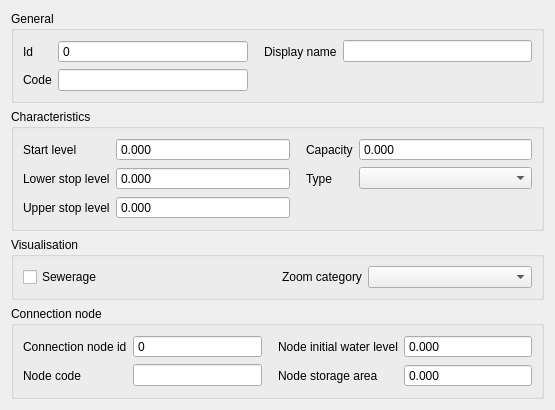
<?xml version="1.0" encoding="UTF-8"?>
<ui version="4.0">
 <class>PumpstationEditForm</class>
 <widget class="QDialog" name="PumpstationEditForm">
  <property name="geometry">
   <rect>
    <x>0</x>
    <y>0</y>
    <width>555</width>
    <height>377</height>
   </rect>
  </property>
  <property name="windowTitle">
   <string>Pumpstation without end node</string>
  </property>
  <layout class="QGridLayout" name="gridLayout">
   <item row="1" column="0">
    <widget class="QGroupBox" name="grp_characteristics">
     <property name="enabled">
      <bool>true</bool>
     </property>
     <property name="locale">
      <locale language="English" country="UnitedStates"/>
     </property>
     <property name="title">
      <string>Characteristics</string>
     </property>
     <layout class="QGridLayout" name="gridLayout_3">
      <item row="3" column="0">
       <widget class="QLabel" name="label_9">
        <property name="locale">
         <locale language="English" country="UnitedStates"/>
        </property>
        <property name="text">
         <string>Upper stop level</string>
        </property>
        <property name="alignment">
         <set>Qt::AlignLeading|Qt::AlignLeft|Qt::AlignVCenter</set>
        </property>
       </widget>
      </item>
      <item row="2" column="0">
       <widget class="QLabel" name="label_6">
        <property name="locale">
         <locale language="English" country="UnitedStates"/>
        </property>
        <property name="text">
         <string>Lower stop level</string>
        </property>
        <property name="alignment">
         <set>Qt::AlignLeading|Qt::AlignLeft|Qt::AlignVCenter</set>
        </property>
       </widget>
      </item>
      <item row="0" column="2">
       <widget class="QLabel" name="label_10">
        <property name="locale">
         <locale language="English" country="UnitedStates"/>
        </property>
        <property name="text">
         <string>Capacity</string>
        </property>
        <property name="alignment">
         <set>Qt::AlignLeading|Qt::AlignLeft|Qt::AlignVCenter</set>
        </property>
        <property name="indent">
         <number>10</number>
        </property>
       </widget>
      </item>
      <item row="2" column="2">
       <widget class="QLabel" name="label_11">
        <property name="locale">
         <locale language="English" country="UnitedStates"/>
        </property>
        <property name="text">
         <string>Type</string>
        </property>
        <property name="alignment">
         <set>Qt::AlignLeading|Qt::AlignLeft|Qt::AlignVCenter</set>
        </property>
        <property name="indent">
         <number>10</number>
        </property>
       </widget>
      </item>
      <item row="2" column="1">
       <widget class="QgsDoubleSpinBox" name="lower_stop_level">
        <property name="sizePolicy">
         <sizepolicy hsizetype="Expanding" vsizetype="Fixed">
          <horstretch>0</horstretch>
          <verstretch>0</verstretch>
         </sizepolicy>
        </property>
        <property name="locale">
         <locale language="English" country="UnitedStates"/>
        </property>
        <property name="buttonSymbols">
         <enum>QAbstractSpinBox::NoButtons</enum>
        </property>
        <property name="decimals">
         <number>3</number>
        </property>
        <property name="maximum">
         <double>1000000.000000000000000</double>
        </property>
        <property name="showClearButton" stdset="0">
         <bool>true</bool>
        </property>
        <property name="clearValue" stdset="0">
         <bool>true</bool>
        </property>
        <property name="expressionsEnabled" stdset="0">
         <bool>true</bool>
        </property>
       </widget>
      </item>
      <item row="3" column="1">
       <widget class="QgsDoubleSpinBox" name="upper_stop_level">
        <property name="sizePolicy">
         <sizepolicy hsizetype="Expanding" vsizetype="Fixed">
          <horstretch>0</horstretch>
          <verstretch>0</verstretch>
         </sizepolicy>
        </property>
        <property name="locale">
         <locale language="English" country="UnitedStates"/>
        </property>
        <property name="buttonSymbols">
         <enum>QAbstractSpinBox::NoButtons</enum>
        </property>
        <property name="decimals">
         <number>3</number>
        </property>
        <property name="maximum">
         <double>1000000.000000000000000</double>
        </property>
        <property name="showClearButton" stdset="0">
         <bool>true</bool>
        </property>
        <property name="clearValue" stdset="0">
         <bool>true</bool>
        </property>
        <property name="expressionsEnabled" stdset="0">
         <bool>true</bool>
        </property>
       </widget>
      </item>
      <item row="0" column="3">
       <widget class="QgsDoubleSpinBox" name="capacity">
        <property name="sizePolicy">
         <sizepolicy hsizetype="Expanding" vsizetype="Fixed">
          <horstretch>0</horstretch>
          <verstretch>0</verstretch>
         </sizepolicy>
        </property>
        <property name="locale">
         <locale language="English" country="UnitedStates"/>
        </property>
        <property name="inputMethodHints">
         <set>Qt::ImhNone</set>
        </property>
        <property name="buttonSymbols">
         <enum>QAbstractSpinBox::NoButtons</enum>
        </property>
        <property name="decimals">
         <number>3</number>
        </property>
        <property name="minimum">
         <double>-9999999999.000000000000000</double>
        </property>
        <property name="maximum">
         <double>9999999999.000000000000000</double>
        </property>
        <property name="showClearButton" stdset="0">
         <bool>true</bool>
        </property>
        <property name="clearValue" stdset="0">
         <bool>true</bool>
        </property>
        <property name="expressionsEnabled" stdset="0">
         <bool>true</bool>
        </property>
       </widget>
      </item>
      <item row="0" column="0">
       <widget class="QLabel" name="label_5">
        <property name="locale">
         <locale language="English" country="UnitedStates"/>
        </property>
        <property name="text">
         <string>Start level</string>
        </property>
        <property name="alignment">
         <set>Qt::AlignLeading|Qt::AlignLeft|Qt::AlignVCenter</set>
        </property>
       </widget>
      </item>
      <item row="0" column="1">
       <widget class="QgsDoubleSpinBox" name="start_level">
        <property name="sizePolicy">
         <sizepolicy hsizetype="Expanding" vsizetype="Fixed">
          <horstretch>0</horstretch>
          <verstretch>0</verstretch>
         </sizepolicy>
        </property>
        <property name="locale">
         <locale language="English" country="UnitedStates"/>
        </property>
        <property name="inputMethodHints">
         <set>Qt::ImhNone</set>
        </property>
        <property name="buttonSymbols">
         <enum>QAbstractSpinBox::NoButtons</enum>
        </property>
        <property name="decimals">
         <number>3</number>
        </property>
        <property name="minimum">
         <double>-9999999999.000000000000000</double>
        </property>
        <property name="maximum">
         <double>9999999999.000000000000000</double>
        </property>
        <property name="showClearButton" stdset="0">
         <bool>true</bool>
        </property>
        <property name="clearValue" stdset="0">
         <bool>true</bool>
        </property>
        <property name="expressionsEnabled" stdset="0">
         <bool>true</bool>
        </property>
       </widget>
      </item>
      <item row="2" column="3">
       <widget class="QComboBox" name="type">
        <property name="locale">
         <locale language="English" country="UnitedStates"/>
        </property>
       </widget>
      </item>
     </layout>
    </widget>
   </item>
   <item row="5" column="0">
    <spacer name="verticalSpacer">
     <property name="locale">
      <locale language="English" country="UnitedStates"/>
     </property>
     <property name="orientation">
      <enum>Qt::Vertical</enum>
     </property>
     <property name="sizeHint" stdset="0">
      <size>
       <width>20</width>
       <height>40</height>
      </size>
     </property>
    </spacer>
   </item>
   <item row="3" column="0">
    <widget class="QGroupBox" name="grp_conn_node">
     <property name="enabled">
      <bool>true</bool>
     </property>
     <property name="locale">
      <locale language="English" country="UnitedStates"/>
     </property>
     <property name="title">
      <string>Connection node</string>
     </property>
     <layout class="QGridLayout" name="gridLayout_4">
      <item row="0" column="2">
       <widget class="QLabel" name="label_13">
        <property name="locale">
         <locale language="English" country="UnitedStates"/>
        </property>
        <property name="text">
         <string>Node initial water level</string>
        </property>
        <property name="alignment">
         <set>Qt::AlignLeading|Qt::AlignLeft|Qt::AlignVCenter</set>
        </property>
        <property name="indent">
         <number>10</number>
        </property>
       </widget>
      </item>
      <item row="0" column="0">
       <widget class="QLabel" name="label_7">
        <property name="locale">
         <locale language="English" country="UnitedStates"/>
        </property>
        <property name="text">
         <string>Connection node id</string>
        </property>
        <property name="alignment">
         <set>Qt::AlignLeading|Qt::AlignLeft|Qt::AlignVCenter</set>
        </property>
       </widget>
      </item>
      <item row="1" column="0">
       <widget class="QLabel" name="label_8">
        <property name="locale">
         <locale language="English" country="UnitedStates"/>
        </property>
        <property name="text">
         <string>Node code</string>
        </property>
        <property name="alignment">
         <set>Qt::AlignLeading|Qt::AlignLeft|Qt::AlignVCenter</set>
        </property>
       </widget>
      </item>
      <item row="1" column="1">
       <widget class="QLineEdit" name="connection_node_code">
        <property name="sizePolicy">
         <sizepolicy hsizetype="Expanding" vsizetype="Fixed">
          <horstretch>0</horstretch>
          <verstretch>0</verstretch>
         </sizepolicy>
        </property>
        <property name="locale">
         <locale language="English" country="UnitedStates"/>
        </property>
        <property name="clearButtonEnabled">
         <bool>true</bool>
        </property>
       </widget>
      </item>
      <item row="1" column="2">
       <widget class="QLabel" name="label_14">
        <property name="locale">
         <locale language="English" country="UnitedStates"/>
        </property>
        <property name="text">
         <string>Node storage area</string>
        </property>
        <property name="alignment">
         <set>Qt::AlignLeading|Qt::AlignLeft|Qt::AlignVCenter</set>
        </property>
        <property name="indent">
         <number>10</number>
        </property>
       </widget>
      </item>
      <item row="0" column="1">
       <widget class="QgsSpinBox" name="connection_node_id">
        <property name="sizePolicy">
         <sizepolicy hsizetype="Expanding" vsizetype="Fixed">
          <horstretch>0</horstretch>
          <verstretch>0</verstretch>
         </sizepolicy>
        </property>
        <property name="locale">
         <locale language="English" country="UnitedStates"/>
        </property>
        <property name="readOnly">
         <bool>true</bool>
        </property>
        <property name="buttonSymbols">
         <enum>QAbstractSpinBox::NoButtons</enum>
        </property>
        <property name="maximum">
         <number>999999999</number>
        </property>
        <property name="showClearButton" stdset="0">
         <bool>true</bool>
        </property>
        <property name="clearValue" stdset="0">
         <bool>true</bool>
        </property>
        <property name="expressionsEnabled" stdset="0">
         <bool>false</bool>
        </property>
       </widget>
      </item>
      <item row="0" column="3">
       <widget class="QgsDoubleSpinBox" name="connection_node_initial_waterlevel">
        <property name="sizePolicy">
         <sizepolicy hsizetype="Expanding" vsizetype="Fixed">
          <horstretch>0</horstretch>
          <verstretch>0</verstretch>
         </sizepolicy>
        </property>
        <property name="locale">
         <locale language="English" country="UnitedStates"/>
        </property>
        <property name="inputMethodHints">
         <set>Qt::ImhNone</set>
        </property>
        <property name="buttonSymbols">
         <enum>QAbstractSpinBox::NoButtons</enum>
        </property>
        <property name="decimals">
         <number>3</number>
        </property>
        <property name="minimum">
         <double>-1000.000000000000000</double>
        </property>
        <property name="maximum">
         <double>1000000.000000000000000</double>
        </property>
        <property name="showClearButton" stdset="0">
         <bool>true</bool>
        </property>
        <property name="clearValue" stdset="0">
         <bool>true</bool>
        </property>
        <property name="expressionsEnabled" stdset="0">
         <bool>true</bool>
        </property>
       </widget>
      </item>
      <item row="1" column="3">
       <widget class="QgsDoubleSpinBox" name="connection_node_storage_area">
        <property name="sizePolicy">
         <sizepolicy hsizetype="Expanding" vsizetype="Fixed">
          <horstretch>0</horstretch>
          <verstretch>0</verstretch>
         </sizepolicy>
        </property>
        <property name="locale">
         <locale language="English" country="UnitedStates"/>
        </property>
        <property name="inputMethodHints">
         <set>Qt::ImhNone</set>
        </property>
        <property name="buttonSymbols">
         <enum>QAbstractSpinBox::NoButtons</enum>
        </property>
        <property name="decimals">
         <number>3</number>
        </property>
        <property name="maximum">
         <double>999999999.000000000000000</double>
        </property>
        <property name="clearValue" stdset="0">
         <bool>true</bool>
        </property>
       </widget>
      </item>
     </layout>
    </widget>
   </item>
   <item row="0" column="0">
    <widget class="QGroupBox" name="grp_general">
     <property name="enabled">
      <bool>true</bool>
     </property>
     <property name="locale">
      <locale language="English" country="UnitedStates"/>
     </property>
     <property name="title">
      <string>General</string>
     </property>
     <layout class="QGridLayout" name="gridLayout_2">
      <item row="0" column="2">
       <widget class="QLabel" name="label_2">
        <property name="locale">
         <locale language="English" country="UnitedStates"/>
        </property>
        <property name="text">
         <string>Display name</string>
        </property>
        <property name="alignment">
         <set>Qt::AlignLeading|Qt::AlignLeft|Qt::AlignVCenter</set>
        </property>
        <property name="indent">
         <number>10</number>
        </property>
       </widget>
      </item>
      <item row="0" column="3">
       <widget class="QLineEdit" name="display_name">
        <property name="sizePolicy">
         <sizepolicy hsizetype="Expanding" vsizetype="Fixed">
          <horstretch>0</horstretch>
          <verstretch>0</verstretch>
         </sizepolicy>
        </property>
        <property name="locale">
         <locale language="English" country="UnitedStates"/>
        </property>
        <property name="clearButtonEnabled">
         <bool>true</bool>
        </property>
       </widget>
      </item>
      <item row="0" column="0">
       <widget class="QLabel" name="label">
        <property name="locale">
         <locale language="English" country="UnitedStates"/>
        </property>
        <property name="text">
         <string>Id</string>
        </property>
        <property name="alignment">
         <set>Qt::AlignLeading|Qt::AlignLeft|Qt::AlignVCenter</set>
        </property>
       </widget>
      </item>
      <item row="1" column="0">
       <widget class="QLabel" name="label_3">
        <property name="locale">
         <locale language="English" country="UnitedStates"/>
        </property>
        <property name="text">
         <string>Code</string>
        </property>
        <property name="alignment">
         <set>Qt::AlignLeading|Qt::AlignLeft|Qt::AlignVCenter</set>
        </property>
       </widget>
      </item>
      <item row="1" column="1">
       <widget class="QLineEdit" name="code">
        <property name="sizePolicy">
         <sizepolicy hsizetype="Expanding" vsizetype="Fixed">
          <horstretch>0</horstretch>
          <verstretch>0</verstretch>
         </sizepolicy>
        </property>
        <property name="locale">
         <locale language="English" country="UnitedStates"/>
        </property>
        <property name="clearButtonEnabled">
         <bool>true</bool>
        </property>
       </widget>
      </item>
      <item row="0" column="1">
       <widget class="QgsSpinBox" name="id">
        <property name="locale">
         <locale language="English" country="UnitedStates"/>
        </property>
        <property name="readOnly">
         <bool>true</bool>
        </property>
        <property name="buttonSymbols">
         <enum>QAbstractSpinBox::NoButtons</enum>
        </property>
        <property name="maximum">
         <number>99999999</number>
        </property>
        <property name="showClearButton" stdset="0">
         <bool>true</bool>
        </property>
        <property name="clearValue" stdset="0">
         <bool>true</bool>
        </property>
        <property name="expressionsEnabled" stdset="0">
         <bool>false</bool>
        </property>
       </widget>
      </item>
     </layout>
    </widget>
   </item>
   <item row="2" column="0">
    <widget class="QGroupBox" name="grp_visualisation">
     <property name="enabled">
      <bool>true</bool>
     </property>
     <property name="locale">
      <locale language="English" country="UnitedStates"/>
     </property>
     <property name="title">
      <string>Visualisation</string>
     </property>
     <layout class="QGridLayout" name="gridLayout_5">
      <item row="0" column="2">
       <widget class="QLabel" name="label_16">
        <property name="locale">
         <locale language="English" country="UnitedStates"/>
        </property>
        <property name="text">
         <string>Zoom category</string>
        </property>
        <property name="alignment">
         <set>Qt::AlignLeading|Qt::AlignLeft|Qt::AlignVCenter</set>
        </property>
        <property name="indent">
         <number>10</number>
        </property>
       </widget>
      </item>
      <item row="0" column="3">
       <widget class="QComboBox" name="zoom_category">
        <property name="sizePolicy">
         <sizepolicy hsizetype="Expanding" vsizetype="Fixed">
          <horstretch>0</horstretch>
          <verstretch>0</verstretch>
         </sizepolicy>
        </property>
        <property name="locale">
         <locale language="English" country="UnitedStates"/>
        </property>
       </widget>
      </item>
      <item row="0" column="0">
       <widget class="QCheckBox" name="sewerage">
        <property name="text">
         <string>Sewerage</string>
        </property>
       </widget>
      </item>
      <item row="0" column="1">
       <spacer name="horizontalSpacer">
        <property name="orientation">
         <enum>Qt::Horizontal</enum>
        </property>
        <property name="sizeHint" stdset="0">
         <size>
          <width>40</width>
          <height>20</height>
         </size>
        </property>
       </spacer>
      </item>
     </layout>
    </widget>
   </item>
  </layout>
 </widget>
 <customwidgets>
  <customwidget>
   <class>QgsDoubleSpinBox</class>
   <extends>QDoubleSpinBox</extends>
   <header>qgsdoublespinbox.h</header>
  </customwidget>
  <customwidget>
   <class>QgsSpinBox</class>
   <extends>QSpinBox</extends>
   <header>qgsspinbox.h</header>
  </customwidget>
 </customwidgets>
 <resources/>
 <connections/>
</ui>
